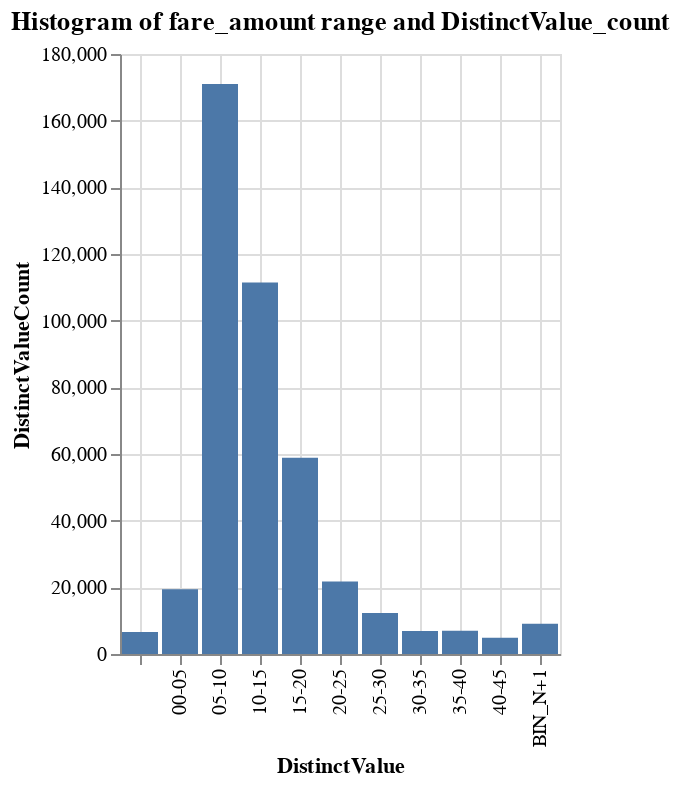

The code cell stored with this chart in its notebook:
### Code cell
%chart x=DistinctValue, y=DistinctValueCount, title="Histogram of fare_amount range and DistinctValue_count", width=300

### Figure 1 — Vega-Lite specification as saved in the notebook (floating-point values rounded to 4 significant figures)
{"$schema": "https://vega.github.io/schema/vega-lite/v3.json", "data": {"format": {"type": "csv"}, "values": "\"ColumnName\",\"DistinctValue\",\"DistinctValueCount\"\n\"fare_amount\",\"\",\"6591\"\n\"fare_amount\",\"00-05\",\"19415\"\n\"fare_amount\",\"05-10\",\"171022\"\n\"fare_amount\",\"10-15\",\"111487\"\n\"fare_amount\",\"15-20\",\"58884\"\n\"fare_amount\",\"20-25\",\"21727\"\n\"fare_amount\",\"25-30\",\"12327\"\n\"fare_amount\",\"30-35\",\"6900\"\n\"fare_amount\",\"35-40\",\"6972\"\n\"fare_amount\",\"40-45\",\"4881\"\n\"fare_amount\",\"BIN_N+1\",\"9052\"\n"}, "encoding": {"x": {"axis": {"grid": true, "title": "DistinctValue"}, "field": "DistinctValue", "type": "nominal"}, "y": {"axis": {"grid": true, "title": "DistinctValueCount"}, "field": "DistinctValueCount", "type": "quantitative"}}, "mark": {"color": "#4C78A8", "type": "bar"}, "title": "Histogram of fare_amount range and DistinctValue_count", "width": "300"}
